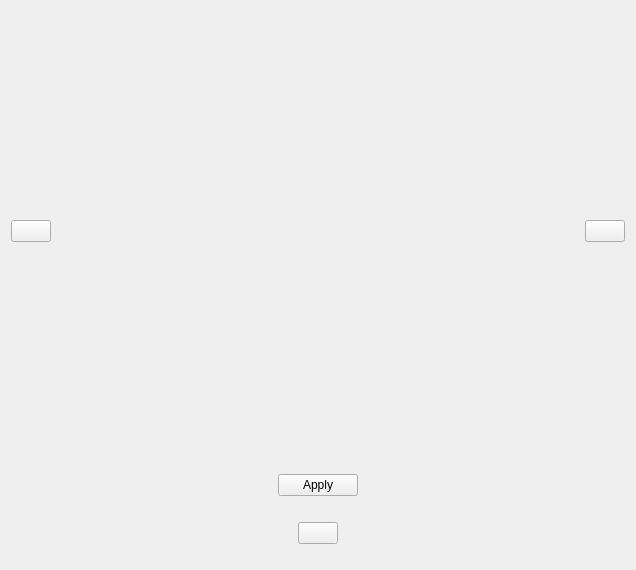
<?xml version="1.0" encoding="UTF-8"?>
<ui version="4.0">
 <class>FormPreviewWidget</class>
 <widget class="QWidget" name="FormPreviewWidget">
  <property name="geometry">
   <rect>
    <x>0</x>
    <y>0</y>
    <width>636</width>
    <height>570</height>
   </rect>
  </property>
  <property name="windowTitle">
   <string>Preview</string>
  </property>
  <layout class="QGridLayout" name="gridLayout">
   <property name="verticalSpacing">
    <number>18</number>
   </property>
   <item row="0" column="2">
    <spacer name="verticalSpacer">
     <property name="orientation">
      <enum>Qt::Vertical</enum>
     </property>
     <property name="sizeHint" stdset="0">
      <size>
       <width>20</width>
       <height>40</height>
      </size>
     </property>
    </spacer>
   </item>
   <item row="1" column="0">
    <widget class="QPushButton" name="buttonPreviewPrevious">
     <property name="text">
      <string/>
     </property>
    </widget>
   </item>
   <item row="2" column="2">
    <widget class="QLabel" name="labelPreviewTitle">
     <property name="text">
      <string/>
     </property>
     <property name="alignment">
      <set>Qt::AlignCenter</set>
     </property>
    </widget>
   </item>
   <item row="1" column="2">
    <widget class="QLabel" name="labelPreviewImage">
     <property name="minimumSize">
      <size>
       <width>400</width>
       <height>385</height>
      </size>
     </property>
     <property name="text">
      <string/>
     </property>
     <property name="scaledContents">
      <bool>true</bool>
     </property>
     <property name="alignment">
      <set>Qt::AlignCenter</set>
     </property>
    </widget>
   </item>
   <item row="1" column="4">
    <widget class="QPushButton" name="buttonPreviewNext">
     <property name="text">
      <string/>
     </property>
    </widget>
   </item>
   <item row="1" column="1">
    <spacer name="horizontalSpacer">
     <property name="orientation">
      <enum>Qt::Horizontal</enum>
     </property>
     <property name="sizeHint" stdset="0">
      <size>
       <width>40</width>
       <height>20</height>
      </size>
     </property>
    </spacer>
   </item>
   <item row="1" column="3">
    <spacer name="horizontalSpacer_2">
     <property name="orientation">
      <enum>Qt::Horizontal</enum>
     </property>
     <property name="sizeHint" stdset="0">
      <size>
       <width>40</width>
       <height>20</height>
      </size>
     </property>
    </spacer>
   </item>
   <item row="4" column="2">
    <widget class="QWidget" name="widget_2" native="true">
     <layout class="QHBoxLayout" name="horizontalLayout_2">
      <property name="spacing">
       <number>0</number>
      </property>
      <property name="topMargin">
       <number>8</number>
      </property>
      <property name="bottomMargin">
       <number>15</number>
      </property>
      <item>
       <spacer name="horizontalSpacer_5">
        <property name="orientation">
         <enum>Qt::Horizontal</enum>
        </property>
        <property name="sizeHint" stdset="0">
         <size>
          <width>40</width>
          <height>20</height>
         </size>
        </property>
       </spacer>
      </item>
      <item>
       <widget class="QPushButton" name="buttonPreviewClose">
        <property name="text">
         <string/>
        </property>
       </widget>
      </item>
      <item>
       <spacer name="horizontalSpacer_6">
        <property name="orientation">
         <enum>Qt::Horizontal</enum>
        </property>
        <property name="sizeHint" stdset="0">
         <size>
          <width>40</width>
          <height>20</height>
         </size>
        </property>
       </spacer>
      </item>
     </layout>
    </widget>
   </item>
   <item row="3" column="2">
    <widget class="QWidget" name="widget" native="true">
     <layout class="QHBoxLayout" name="horizontalLayout">
      <property name="spacing">
       <number>0</number>
      </property>
      <property name="topMargin">
       <number>0</number>
      </property>
      <property name="bottomMargin">
       <number>0</number>
      </property>
      <item>
       <spacer name="horizontalSpacer_3">
        <property name="orientation">
         <enum>Qt::Horizontal</enum>
        </property>
        <property name="sizeHint" stdset="0">
         <size>
          <width>40</width>
          <height>20</height>
         </size>
        </property>
       </spacer>
      </item>
      <item>
       <widget class="QPushButton" name="buttonPreviewApply">
        <property name="text">
         <string>Apply</string>
        </property>
       </widget>
      </item>
      <item>
       <spacer name="horizontalSpacer_4">
        <property name="orientation">
         <enum>Qt::Horizontal</enum>
        </property>
        <property name="sizeHint" stdset="0">
         <size>
          <width>40</width>
          <height>20</height>
         </size>
        </property>
       </spacer>
      </item>
     </layout>
    </widget>
   </item>
  </layout>
 </widget>
 <resources/>
 <connections/>
</ui>
